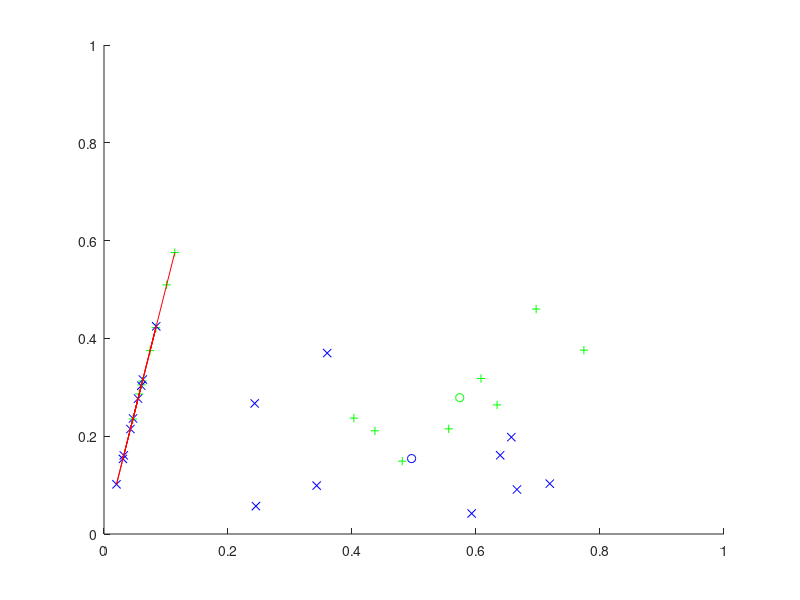

Recreate this plot in MATLAB.
#fid = fopen('xigua.txt');
A = csvread('xigua.txt');
A = A(2:end,[7,8,10]); %1好瓜  2差瓜
X=A(:,[1,2]);
y=A(:,3);

x1 = X(find(y==1),:);
x2 = X(find(y==2),:);
u1 = mean(x1);
u2 = mean(x2);

SW = ((x1-u1)'*(x1-u1))+((x2-u2)'*(x2-u2));
SB = (u1-u2)'*(u1-u2);

[V,D] = eig(inv(SW)*SB);
[d,ind] = sort(diag(D));
w = V(:,ind(end));

x_s = X*w;
x_s1 = x_s(find(y==1),:);
x_s2 = x_s(find(y==2),:);

figure 1;
hold on;
plot(x1(:,1),x1(:,2),'g+');
plot(x2(:,1),x2(:,2),'bx');
plot([u1(1)],[u1(2)],'go');
plot([u2(1)],[u2(2)],'bo');
axis([0 1 0 1]);


x_s1 = x_s1*w';
x_s2 = x_s2*w';
X = x_s*w';
plot(x_s1(:,1),x_s1(:,2),'g+');
plot(x_s2(:,1),x_s2(:,2),'bx');
plot(X(:,1),X(:,2),'r');
axis([0 1 0 1]);
hold off;

